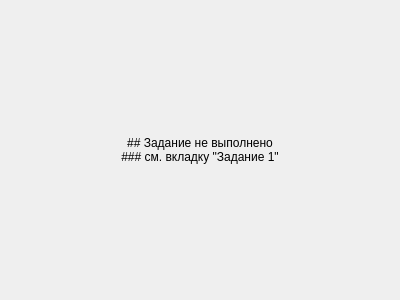
<?xml version="1.0" encoding="UTF-8"?>
<ui version="4.0">
 <class>DataSorter</class>
 <widget class="QWidget" name="DataSorter">
  <property name="geometry">
   <rect>
    <x>0</x>
    <y>0</y>
    <width>400</width>
    <height>300</height>
   </rect>
  </property>
  <property name="windowTitle">
   <string>Form</string>
  </property>
  <layout class="QGridLayout" name="gridLayout">
   <item row="0" column="0">
    <widget class="QLabel" name="label">
     <property name="text">
      <string>## Задание не выполнено
### см. вкладку &quot;Задание 1&quot;</string>
     </property>
     <property name="textFormat">
      <enum>Qt::MarkdownText</enum>
     </property>
     <property name="alignment">
      <set>Qt::AlignCenter</set>
     </property>
    </widget>
   </item>
  </layout>
 </widget>
 <resources/>
 <connections/>
</ui>
